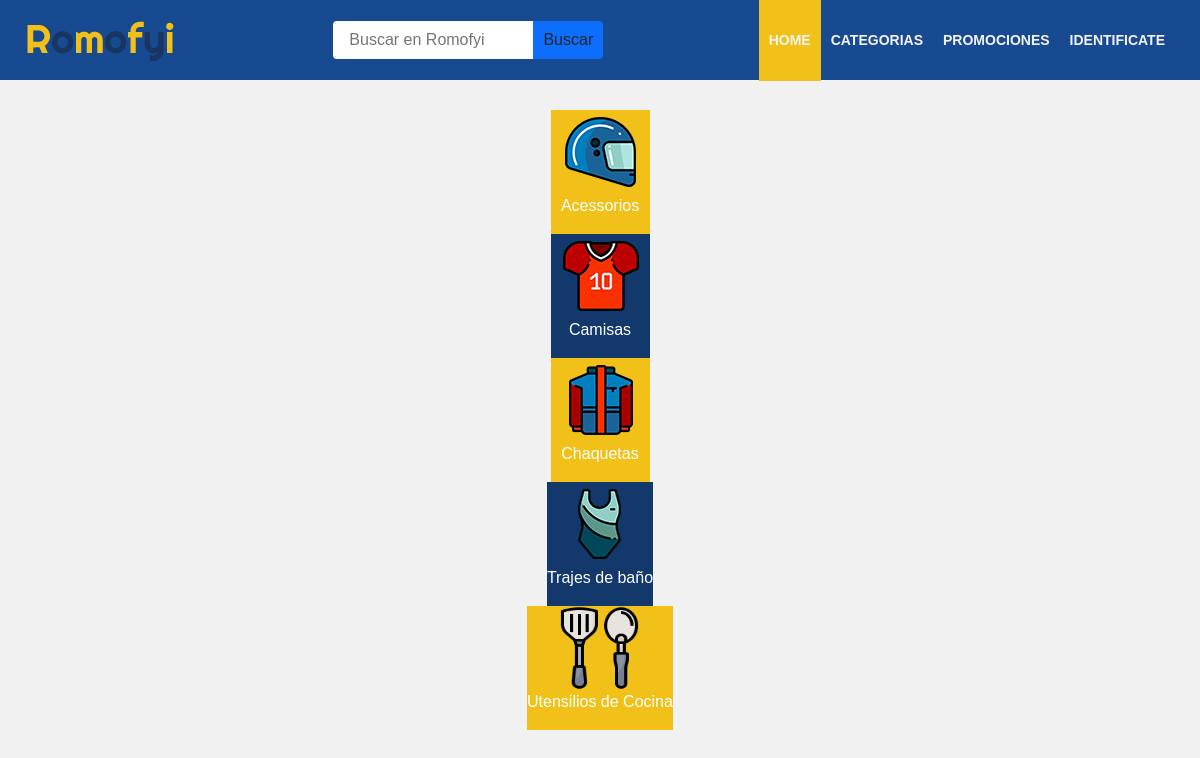
Page /categorias/ on the earlier database version.
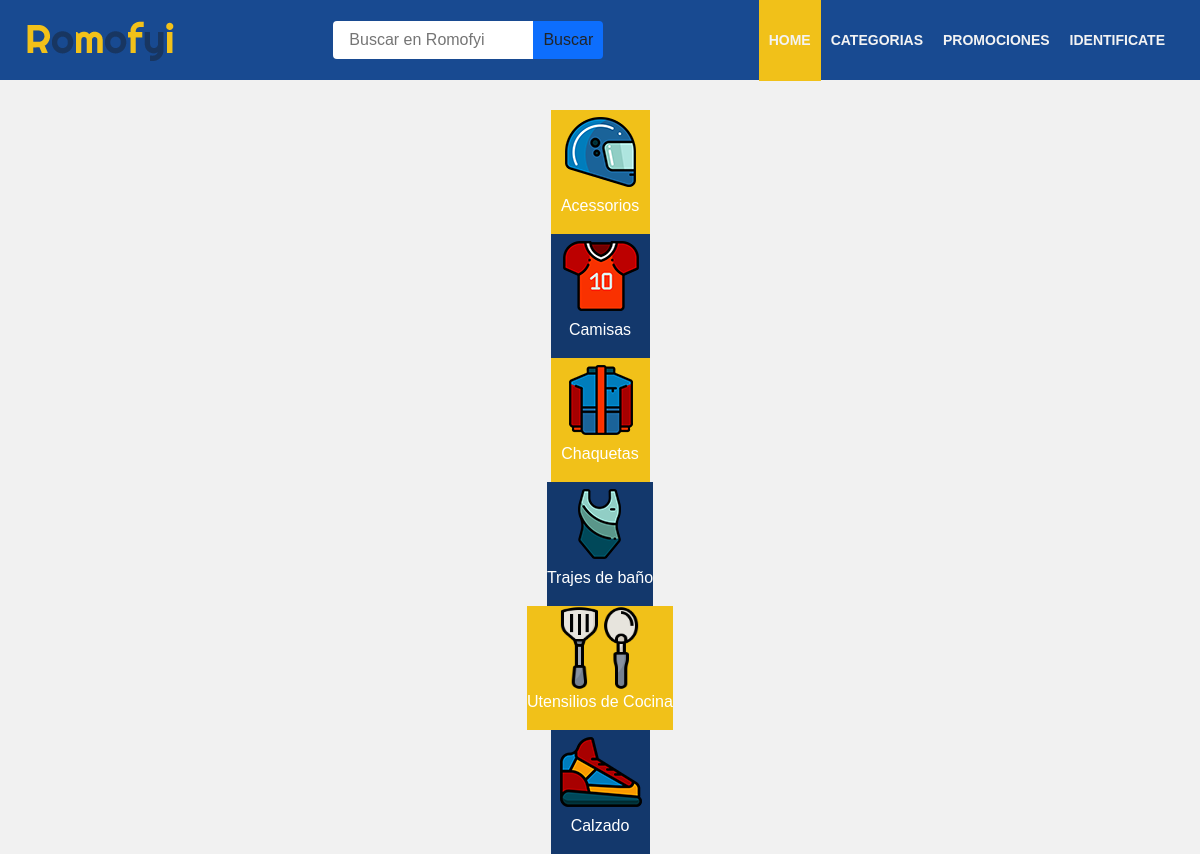
Same page on the later database version.
### Aplicaciones/tiendaEnLinea/models.py (models this page shows, shortened)
class Categoria (models.Model):
    nombre= models.CharField(max_length=250)
    slug=AutoSlugField(populate_from ='nombre')
    activo= models.BooleanField(default=True)
    imagen= models.ImageField(upload_to = 'img/Categorías' , null= True, blank=True)
    banner = models.ImageField(upload_to = 'img/Categorías/banner', default='static/img/banner.jpg' , null= True, blank=True)
    created_at = models.DateTimeField(auto_now_add=True)
    class Meta:
        verbose_name_plural='Categoria'

### Aplicaciones/tiendaEnLinea/views.py (the view)
# urls.py: path('categorias/',categoriasDisponibles, name= 'categorias'),
def categoriasDisponibles(request):
    template_name = 'categorias.html'
    categoria = Categoria.objects.filter(activo=True)
    contex = {
        'categoria': categoria
    }
    return render(request,template_name,contex)

### Aplicaciones/carrito/context_processor.py (called while the page is built)
def importe_total_carro(request):
    carro = Carro(request)
    total = 0
    CantTotal = 0
    if request.user.is_authenticated:
        for key, value in request.session["carro"].items():
            total = total + int(value["precio"])
            CantTotal = CantTotal + int(value["cantidad"])
    return{"importe_total_carro":total,"importe_CantTotal_carro":CantTotal}

### Aplicaciones/tiendaEnLinea/templates/categorias.html (shortened to what this page needs)
{% extends 'base/base.html' %}
{% load static %}
{% block content %}
    <section class="tablaInfor--ListaP">
            <div class="tablaInfor_container--ListaP flexColumnCenter ">
                {% for i in categoria %}
                <a class="section1__div dorado" href="{% url 'tiendaEnLinea:categorias' i.slug %}">
                    <picture><img src="{{i.imagen.url}}" alt="" class="logo_categoria">
                    </picture>
                    <p class="section1__div__p">{{ i.nombre }}</p>
                </a>
            {% endfor %}
            </div>
    </section>
{% endblock %}

### Aplicaciones/tiendaEnLinea/templates/base/base.html (shortened to what this page needs)
{% load static %}
<!DOCTYPE html>
<html lang="en">
<head>
    <link rel="stylesheet" type="text/css" href="{% static 'styleheets/normalize.css' %}">
    <link rel="stylesheet" type="text/css" href="{% static 'styleheets/base.css' %}">
    <link rel="stylesheet" type="text/css" href="{% static 'styleheets/estilosGenerales.css' %}">
    <link rel="stylesheet" type="text/css" href="{% static 'styleheets/nav.css' %}">
    <link rel="stylesheet" type="text/css" href="{% static 'styleheets/inicio/banner.css' %}">
    <link rel="stylesheet" type="text/css" href="{% static 'styleheets/inicio/categoriasNav.css' %}">
    <link rel="stylesheet" type="text/css" href="{% static 'styleheets/inicio/grid.css' %}">
    <link rel="stylesheet" type="text/css" href="{% static 'styleheets/OtrasPaginas/categorias.css' %}">
    <link rel="stylesheet" type="text/css" href="{% static 'styleheets/OtrasPaginas/detalle.css' %}">
    <link rel="stylesheet" type="text/css" href="{% static 'styleheets/GestionCarrito/carrito.css' %}">
    <link rel="stylesheet" type="text/css" href="{% static 'styleheets/GestionCarrito/ListaPedidos.css' %}">
    <link rel="stylesheet" type="text/css" href="{% static 'styleheets/GestionCarrito/detallePedidos.css' %}">
    <link rel="stylesheet" type="text/css" href="{% static 'styleheets/GestionCarrito/formEnvio.css' %}">
    <link rel="stylesheet" type="text/css" href="{% static 'styleheets/GestionPerfiles/logoutEnd.css' %}">
    <link rel="stylesheet" type="text/css" href="{% static 'styleheets/GestionPerfiles/login.css' %}">
<link href="https://cdn.jsdelivr.net/npm/bootstrap@5.0.2/dist/css/bootstrap.min.css" rel="stylesheet">
<link rel="stylesheet" href="https://cdn.jsdelivr.net/npm/bootstrap-icons@1.10.2/font/bootstrap-icons.css">
</head>
<body class="body">
    <header class="header">
        <nav class="nav">
            {% include "navbar.html" %}
        </nav>
    </header>
    <div class="contenedor_principal">
        {% block content %}
        {% endblock %}
    </div>
</body>
</html>

### Aplicaciones/tiendaEnLinea/templates/navbar.html (shortened to what this page needs)
{% load static %}
{% load humanize %}
<div class="nav_container">
    <a href="{% url 'tiendaEnLinea:index'%}" class="logo_nav_container">
        <picture>
            <img src="{% static 'img/Logo/logo.png' %}" class="logo_nav" alt="">
        </picture>
    </a>
    <form class="container__buscador " action="{% url 'tiendaEnLinea:search' %}">
        <input class="buscador" type="search" name="busqueda" placeholder="Buscar en Romofyi">
        <button class="boton_buscar" type="submit">Buscar</button>
    </form>
    <ul class="nav-menu .nav-menu_visible">
        <li	li class="nav-menu-item">
            <a href="{% url 'tiendaEnLinea:index'%}" class="nav-menu-link nav-links nav-menu-link_active">Home</a>
        </li>
        <li class="nav-menu-item">
            <a href="{% url 'tiendaEnLinea:categorias' %}" class="nav-menu-link nav-links ">Categorias</a>
        </li>
        <li class="nav-menu-item">
            <a href="#" class="nav-menu-link nav-links ">Promociones</a>
        </li>
        {% if request.user.is_authenticated %}
            <li class="nav-menu-item dropdown hidden-movil">
                <a href="{% url 'tiendaEnLinea:ModificarPerfil' %}" class="nav-menu-link nav-links usuario">{{user.perfilusuario.nombre1}} {{user.perfilusuario.primerApellido}}</a>
                <div class="dropdown-content">
                    <a class="cerrarSesion" href="{% url 'tiendaEnLinea:ModificarPerfil' %}">Perfil</a>
                    <a class="cerrarSesion" href="{% url 'tiendaEnLinea:listaPedidosUsuario' %}">Pedidos</a>
                    <a class="cerrarSesion" href="{% url 'tiendaEnLinea:logout' %}">Cerrar Sesión</a>
                </div>
            </li>
            <li class="nav-menu-item hidden-escritorio">
                <a class="nav-menu-link nav-links" href="{% url 'tiendaEnLinea:ModificarPerfil' %}">{{user.perfilusuario.nombre1}} {{user.perfilusuario.primerApellido}}</a>
            </li>
            <li class="nav-menu-item hidden-escritorio">
                <a class="nav-menu-link nav-links" href="{% url 'tiendaEnLinea:listaPedidosUsuario' %}">Pedidos</a>
            </li>
            <li class="nav-menu-item hidden-escritorio">
                <a class="nav-menu-link nav-links" href="{% url 'tiendaEnLinea:logout' %}">Cerrar Sesión</a>
            </li>
            <li class="nav-menu-item bag">
                {% if request.session.carro.items %}
                    <a  class="padding nav-links " href="/mycart" > <i class="bi bi-cart2 tamanho"></i><p>{{importe_CantTotal_carro|intcomma}}</p> </a>
                {% else %}
                    <a  class="padding nav-links " href="/mycart" > <i class="bi bi-cart2 tamanho"></i><p>0</p> </a>
                {% endif %}
            </li>
        {% else %}
            <li class="nav-menu-item">
                <a href="{% url 'tiendaEnLinea:login' %}" class="nav-menu-link nav-links ">Identificate</a>
            </li>
        {% endif %}
    </ul>
</div>

### static/styleheets/base.css (style rules this page uses)
* { margin: 0; padding: 0; box-sizing: border-box; font-family: sans-serif; border: 0px; }
html { height: 100%; }
.body { padding: 0px 0px 0; background-color: #F1F1F1; font-family: sans-serif; font-weight: 100; scroll-behavior: smooth; min-height: 100%; justify-items: center; display:flex; flex-direction: column; align-items: center; }
a:link, a:visited, a:active { text-decoration:none; }
:root { --azul: #13386C; --dorado: #F1C119; --gris: #f2f2f2; }
.header { position: fixed; z-index: 5; width: 100%; background-color: rgb(255, 255, 255); display: flex; align-items: center; flex-direction: column; }
.contenedor_principal { width: 100%; }

### static/styleheets/estilosGenerales.css (style rules this page uses)
.flexColumnCenter { display: flex; flex-direction: column; align-items: center }

### static/styleheets/nav.css (style rules this page uses)
.nav { background-color: var(--azul); width: 100%; display: flex; align-items: center; justify-content: center; }
.nav_container { width: 100%; background: #184a91; display: flex; justify-content: space-between; align-items: center; height: 80px; padding: 0 25px; z-index: 100; }
.nav-menu { display: flex; list-style: none; justify-content: space-between; align-items: center; margin: 0; padding: 0; }
.nav-links { text-decoration: none; color: rgb(243, 243, 243); font-weight: bold; font-size: 14px; }
.nav-menu-item { font-size: 12px; line-height: 60px; text-transform: uppercase; width: max-content; }
.nav-menu-link { padding: 33px 10px; }
.nav-menu-link:hover,.nav-menu-link_active, .bag:hover { background-color: var(--dorado); transition: 0.5s; }
.container__buscador { display: flex; justify-content: center; }
.buscador { height: 38px; width: 200px; padding: 14px 32px 14px 16px; outline: none; border-radius: 0.25rem 0 0 0.25rem ; }
.boton_buscar { height: 38px; width: 70px; display: inline-block; font-weight: 400; line-height: 1.5; color: #212529; text-align: center; text-decoration: none; vertical-align: middle; cursor: pointer; -webkit-user-select: none; -moz-user-select: none; user-select: none; background-color: #0d6efd; font-size: 1rem; border-radius: 0 0.25rem 0.25rem 0 ; transition: color .15s }

### static/styleheets/inicio/categoriasNav.css (style rules this page uses)
.section1__div { height: 100%; flex: 1 1; cursor:pointer; display: flex; flex-direction: column; justify-content: center; align-items: center; }
.dorado:nth-child(even) { background-color: var(--azul); transition: background-color .5s; }
.dorado { background-color: var(--dorado); }
.section1__div__p { color: white; text-align: center; text-decoration: none; }

### static/styleheets/OtrasPaginas/categorias.css (style rules this page uses)
.logo_categoria { width: 99px; height: 84px; }

### static/styleheets/OtrasPaginas/detalle.css (style rules this page uses)
p { margin: 0; padding: 0; }

### static/styleheets/GestionCarrito/carrito.css (style rules this page uses)
p,h1,h2,h3,h4,h5 { color: rgb(71, 71, 71); }

### static/styleheets/GestionCarrito/ListaPedidos.css (style rules this page uses)
.tablaInfor--ListaP { position: relative; display: flex; justify-content: center; margin-top: 30px; }
.tablaInfor_container--ListaP { width: 90%; position: absolute; z-index: 2; top: 80px; margin-bottom: 24px; min-width: 800px; }

### static/styleheets/GestionPerfiles/login.css (style rules this page uses)
* { margin: 0; padding: 0; }

Differences in the rows shown:
added Categoria: imagen (picture), nombre "Calzado"
